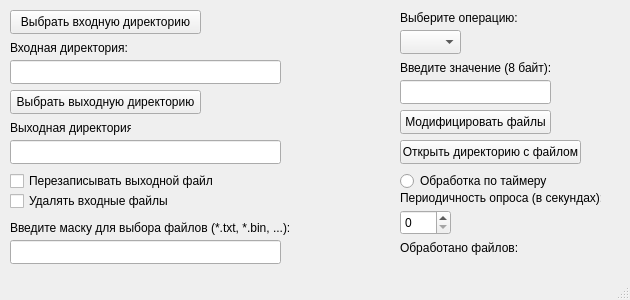
<?xml version="1.0" encoding="UTF-8"?>
<ui version="4.0">
 <class>MainWindow</class>
 <widget class="QMainWindow" name="MainWindow">
  <property name="geometry">
   <rect>
    <x>0</x>
    <y>0</y>
    <width>630</width>
    <height>300</height>
   </rect>
  </property>
  <property name="minimumSize">
   <size>
    <width>630</width>
    <height>300</height>
   </size>
  </property>
  <property name="maximumSize">
   <size>
    <width>630</width>
    <height>300</height>
   </size>
  </property>
  <property name="windowTitle">
   <string>Mbinsyst</string>
  </property>
  <widget class="QWidget" name="centralwidget">
   <widget class="QPushButton" name="inputDirectoryButton">
    <property name="geometry">
     <rect>
      <x>10</x>
      <y>10</y>
      <width>191</width>
      <height>24</height>
     </rect>
    </property>
    <property name="text">
     <string>Выбрать входную директорию</string>
    </property>
    <property name="autoRepeat">
     <bool>false</bool>
    </property>
   </widget>
   <widget class="QLineEdit" name="inputDirEdit">
    <property name="geometry">
     <rect>
      <x>10</x>
      <y>60</y>
      <width>271</width>
      <height>24</height>
     </rect>
    </property>
    <property name="readOnly">
     <bool>true</bool>
    </property>
   </widget>
   <widget class="QLineEdit" name="opValueLineEdit">
    <property name="geometry">
     <rect>
      <x>400</x>
      <y>80</y>
      <width>151</width>
      <height>24</height>
     </rect>
    </property>
   </widget>
   <widget class="QComboBox" name="operationsComboBox">
    <property name="geometry">
     <rect>
      <x>400</x>
      <y>30</y>
      <width>61</width>
      <height>24</height>
     </rect>
    </property>
   </widget>
   <widget class="QCheckBox" name="overWriteCheckBox">
    <property name="geometry">
     <rect>
      <x>10</x>
      <y>170</y>
      <width>211</width>
      <height>22</height>
     </rect>
    </property>
    <property name="text">
     <string>Перезаписывать выходной файл</string>
    </property>
   </widget>
   <widget class="QCheckBox" name="deleteInputFilesCheckBox">
    <property name="geometry">
     <rect>
      <x>10</x>
      <y>190</y>
      <width>161</width>
      <height>22</height>
     </rect>
    </property>
    <property name="text">
     <string>Удалять входные файлы</string>
    </property>
   </widget>
   <widget class="QPushButton" name="processFileButton">
    <property name="geometry">
     <rect>
      <x>400</x>
      <y>110</y>
      <width>151</width>
      <height>24</height>
     </rect>
    </property>
    <property name="text">
     <string>Модифицировать файлы</string>
    </property>
   </widget>
   <widget class="QPushButton" name="openOutputDirectoryButton">
    <property name="geometry">
     <rect>
      <x>400</x>
      <y>140</y>
      <width>181</width>
      <height>24</height>
     </rect>
    </property>
    <property name="text">
     <string>Открыть директорию с файлом</string>
    </property>
   </widget>
   <widget class="QRadioButton" name="radioTimer">
    <property name="geometry">
     <rect>
      <x>400</x>
      <y>170</y>
      <width>171</width>
      <height>22</height>
     </rect>
    </property>
    <property name="text">
     <string>Обработка по таймеру</string>
    </property>
   </widget>
   <widget class="QSpinBox" name="spinInterval">
    <property name="geometry">
     <rect>
      <x>400</x>
      <y>210</y>
      <width>51</width>
      <height>25</height>
     </rect>
    </property>
   </widget>
   <widget class="QLineEdit" name="outputDirEdit">
    <property name="geometry">
     <rect>
      <x>10</x>
      <y>140</y>
      <width>271</width>
      <height>24</height>
     </rect>
    </property>
    <property name="readOnly">
     <bool>true</bool>
    </property>
   </widget>
   <widget class="QPushButton" name="outputDirButton">
    <property name="geometry">
     <rect>
      <x>10</x>
      <y>90</y>
      <width>191</width>
      <height>24</height>
     </rect>
    </property>
    <property name="text">
     <string>Выбрать выходную директорию</string>
    </property>
   </widget>
   <widget class="QLineEdit" name="maskEdit">
    <property name="geometry">
     <rect>
      <x>10</x>
      <y>240</y>
      <width>271</width>
      <height>24</height>
     </rect>
    </property>
   </widget>
   <widget class="QLabel" name="label">
    <property name="geometry">
     <rect>
      <x>10</x>
      <y>40</y>
      <width>121</width>
      <height>16</height>
     </rect>
    </property>
    <property name="text">
     <string>Входная директория:</string>
    </property>
   </widget>
   <widget class="QLabel" name="label_2">
    <property name="geometry">
     <rect>
      <x>10</x>
      <y>120</y>
      <width>121</width>
      <height>16</height>
     </rect>
    </property>
    <property name="text">
     <string>Выходная директория:</string>
    </property>
   </widget>
   <widget class="QLabel" name="label_3">
    <property name="geometry">
     <rect>
      <x>400</x>
      <y>10</y>
      <width>121</width>
      <height>16</height>
     </rect>
    </property>
    <property name="text">
     <string>Выберите операцию:</string>
    </property>
   </widget>
   <widget class="QLabel" name="label_4">
    <property name="geometry">
     <rect>
      <x>400</x>
      <y>60</y>
      <width>151</width>
      <height>16</height>
     </rect>
    </property>
    <property name="text">
     <string>Введите значение (8 байт):</string>
    </property>
   </widget>
   <widget class="QLabel" name="label_5">
    <property name="geometry">
     <rect>
      <x>400</x>
      <y>190</y>
      <width>201</width>
      <height>16</height>
     </rect>
    </property>
    <property name="text">
     <string>Периодичность опроса (в секундах):</string>
    </property>
   </widget>
   <widget class="QLabel" name="label_6">
    <property name="geometry">
     <rect>
      <x>10</x>
      <y>220</y>
      <width>281</width>
      <height>16</height>
     </rect>
    </property>
    <property name="text">
     <string>Введите маску для выбора файлов (*.txt, *.bin, ...):</string>
    </property>
   </widget>
   <widget class="QLabel" name="procfilesText">
    <property name="geometry">
     <rect>
      <x>400</x>
      <y>240</y>
      <width>181</width>
      <height>16</height>
     </rect>
    </property>
    <property name="text">
     <string>Обработано файлов:</string>
    </property>
   </widget>
  </widget>
  <widget class="QStatusBar" name="statusbar"/>
 </widget>
 <resources/>
 <connections/>
</ui>
